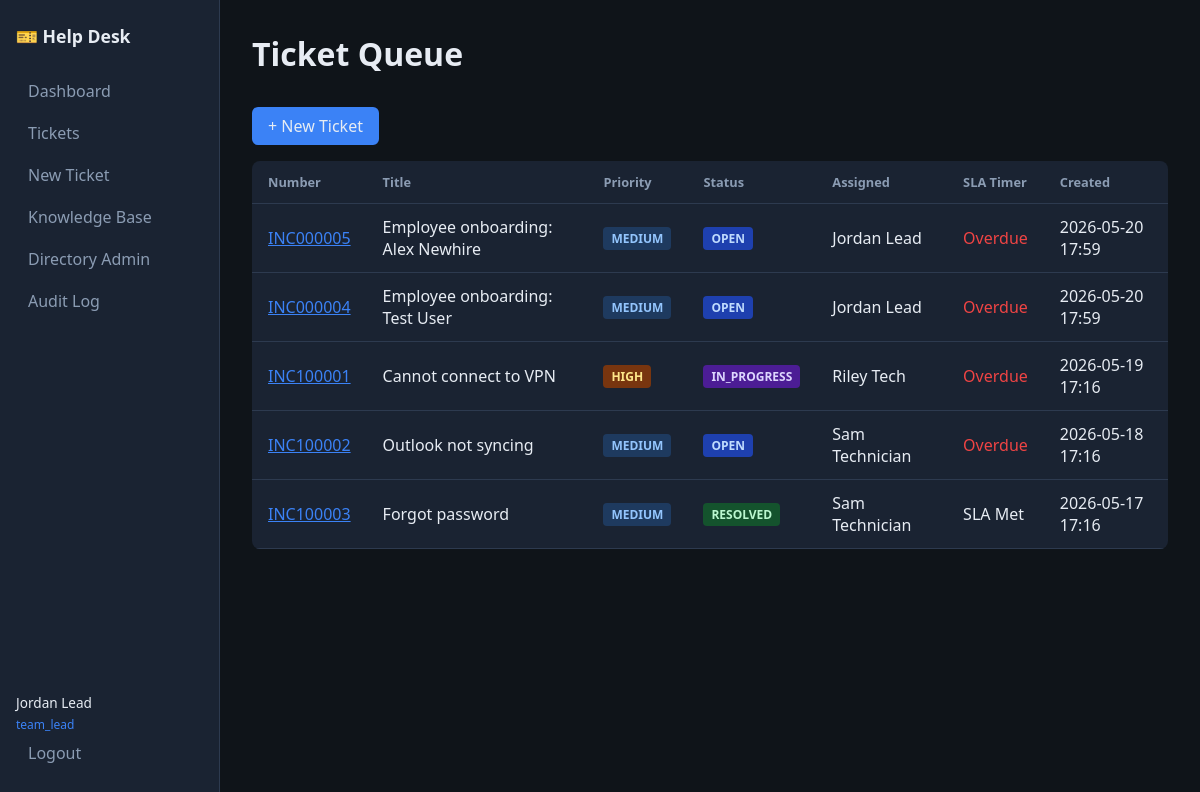
Page /tickets (signed in) on the committed database.
### app/models/entities.py (models this page shows)
class User(Base):
    __tablename__ = "users"
    id: Mapped[int] = mapped_column(primary_key=True)
    username: Mapped[str] = mapped_column(String(64), unique=True, index=True)
    email: Mapped[str] = mapped_column(String(255), unique=True)
    display_name: Mapped[str] = mapped_column(String(128))
    password_hash: Mapped[str] = mapped_column(String(255))
    role: Mapped[str] = mapped_column(String(32), default=UserRole.END_USER.value)
    department: Mapped[str | None] = mapped_column(String(128))
    is_active: Mapped[bool] = mapped_column(Boolean, default=True)
    ad_sam_account: Mapped[str | None] = mapped_column(String(64), unique=True)
    ad_upn: Mapped[str | None] = mapped_column(String(255), unique=True)
    manager_id: Mapped[int | None] = mapped_column(ForeignKey("users.id"))
    job_title: Mapped[str | None] = mapped_column(String(128))
    role_sync_from_groups: Mapped[bool] = mapped_column(Boolean, default=True)
    last_login_at: Mapped[datetime | None] = mapped_column(DateTime)
    account_locked: Mapped[bool] = mapped_column(Boolean, default=False)
    created_at: Mapped[datetime] = mapped_column(DateTime, default=datetime.utcnow)
    manager: Mapped["User | None"] = relationship(remote_side=[id])
    ad_groups: Mapped[list["ADGroup"]] = relationship(
        secondary="user_ad_groups", back_populates="members"
    )
    assigned_tickets: Mapped[list["Ticket"]] = relationship(
        back_populates="assigned_technician",
        foreign_keys="Ticket.assigned_technician_id",
    )
    created_tickets: Mapped[list["Ticket"]] = relationship(
        back_populates="requester",
        foreign_keys="Ticket.requester_id",
    )

class Ticket(Base):
    __tablename__ = "tickets"
    id: Mapped[int] = mapped_column(primary_key=True)
    ticket_number: Mapped[str] = mapped_column(String(32), unique=True, index=True)
    title: Mapped[str] = mapped_column(String(255))
    description: Mapped[str] = mapped_column(Text)
    priority: Mapped[str] = mapped_column(String(16), default=TicketPriority.MEDIUM.value)
    status: Mapped[str] = mapped_column(String(32), default=TicketStatus.NEW.value)
    category: Mapped[str | None] = mapped_column(String(64))
    ticket_type: Mapped[str] = mapped_column(String(32), default="incident")
    impact: Mapped[str] = mapped_column(String(16), default="medium")
    urgency: Mapped[str] = mapped_column(String(16), default="medium")
    tags: Mapped[str | None] = mapped_column(String(512))
    requester_id: Mapped[int] = mapped_column(ForeignKey("users.id"))
    assigned_technician_id: Mapped[int | None] = mapped_column(ForeignKey("users.id"))
    affected_device_id: Mapped[int | None] = mapped_column(ForeignKey("devices.id"))
    duplicate_of_id: Mapped[int | None] = mapped_column(ForeignKey("tickets.id"))
    kb_article_id: Mapped[int | None] = mapped_column(ForeignKey("kb_articles.id"))
    created_at: Mapped[datetime] = mapped_column(DateTime, default=datetime.utcnow)
    updated_at: Mapped[datetime] = mapped_column(
        DateTime, default=datetime.utcnow, onupdate=datetime.utcnow
    )
    resolved_at: Mapped[datetime | None] = mapped_column(DateTime)
    closed_at: Mapped[datetime | None] = mapped_column(DateTime)
    escalation_level: Mapped[int] = mapped_column(Integer, default=0)
    escalated_at: Mapped[datetime | None] = mapped_column(DateTime)
    satisfaction_rating: Mapped[int | None] = mapped_column(Integer)
    satisfaction_comment: Mapped[str | None] = mapped_column(Text)
    requester: Mapped["User"] = relationship(
        back_populates="created_tickets", foreign_keys=[requester_id]
    )
    assigned_technician: Mapped["User | None"] = relationship(
        back_populates="assigned_tickets", foreign_keys=[assigned_technician_id]
    )
    affected_device: Mapped["Device | None"] = relationship(back_populates="tickets")
    duplicate_of: Mapped["Ticket | None"] = relationship(remote_side=[id])
    sla: Mapped["TicketSla | None"] = relationship(
        back_populates="ticket", uselist=False, cascade="all, delete-orphan"
    )
    work_notes: Mapped[list["TicketWorkNote"]] = relationship(
        back_populates="ticket", cascade="all, delete-orphan"
    )
    resolution_doc: Mapped["ResolutionDocumentation | None"] = relationship(
        back_populates="ticket", uselist=False, cascade="all, delete-orphan"
    )
    status_history: Mapped[list["TicketStatusHistory"]] = relationship(
        back_populates="ticket", cascade="all, delete-orphan"
    )
    timeline_events: Mapped[list["TicketTimelineEvent"]] = relationship(
        back_populates="ticket", cascade="all, delete-orphan", order_by="TicketTimelineEvent.created_at"
    )
    provisioning: Mapped["ProvisioningRequest | None"] = relationship(
        back_populates="onboarding_ticket", uselist=False
    )

### main.py (the view)
@app.get("/tickets", response_class=HTMLResponse)
def tickets_list(request: Request, user: User = Depends(require_login), db: Session = Depends(get_db)):
    svc = TicketService(db)
    if has_permission(user.role, "ticket:view_all"):
        tickets = svc.list_tickets()
    else:
        tickets = [t for t in svc.list_tickets() if t.requester_id == user.id or t.assigned_technician_id == user.id]
    sla_svc = SlaService(db)
    timers = {}
    for t in tickets:
        if t.sla:
            sla_svc.refresh(t)
            timers[t.id] = sla_svc.format_timer_display(t.sla)
    db.commit()
    return templates.TemplateResponse(
        request,
        "tickets.html",
        {"user": user, "tickets": tickets, "timers": timers},
    )

### templates/tickets.html (shortened to what this page needs)
{% extends "base.html" %}
{% block content %}
<h1>Ticket Queue</h1>
<a href="/tickets/new" class="btn btn-primary">+ New Ticket</a>
<table class="data-table" style="margin-top:1rem">
  <thead>
    <tr>
      <th>Number</th><th>Title</th><th>Priority</th><th>Status</th>
      <th>Assigned</th><th>SLA Timer</th><th>Created</th>
    </tr>
  </thead>
  <tbody>
    {% for t in tickets %}
    <tr>
      <td><a href="/tickets/{{ t.id }}">{{ t.ticket_number }}</a></td>
      <td>{{ t.title }}</td>
      <td><span class="badge priority-{{ t.priority }}">{{ t.priority }}</span></td>
      <td><span class="badge status-{{ t.status }}">{{ t.status }}</span></td>
      <td>{{ t.assigned_technician.display_name if t.assigned_technician else '—' }}</td>
      <td>
        {% if timers.get(t.id) %}
        <span class="sla-timer sla-{{ timers[t.id].status }}">{{ timers[t.id].label }}</span>
        {% else %}—{% endif %}
      </td>
      <td>{{ t.created_at.strftime('%Y-%m-%d %H:%M') }}</td>
    </tr>
    {% else %}
    <tr><td colspan="7">No tickets found.</td></tr>
    {% endfor %}
  </tbody>
</table>
{% endblock %}

### templates/base.html (shortened to what this page needs)
<!DOCTYPE html>
<html lang="en">
<head>
  <link rel="stylesheet" href="/static/css/style.css">
</head>
<body>
  <nav class="sidebar">
    <div class="brand">🎫 Help Desk</div>
    {% if user %}
    <a href="/" class="nav-link">Dashboard</a>
    <a href="/tickets" class="nav-link">Tickets</a>
    <a href="/tickets/new" class="nav-link">New Ticket</a>
    <a href="/kb" class="nav-link">Knowledge Base</a>
    <a href="/ad" class="nav-link">Directory Admin</a>
    {% if user.role in ['team_lead', 'admin'] %}
    <a href="/audit" class="nav-link">Audit Log</a>
    {% endif %}
    <div class="nav-footer">
      <span class="user-badge">{{ user.display_name }}</span>
      <span class="role-badge">{{ user.role }}</span>
      <a href="/logout" class="nav-link logout">Logout</a>
    </div>
    {% endif %}
  </nav>
  <main class="content">
    {% block content %}{% endblock %}
  </main>
</body>
</html>

### static/css/style.css (style rules this page uses)
:root { --bg: #0f1419; --surface: #1a2332; --border: #2d3a4f; --text: #e7ecf3; --muted: #8b9cb3; --accent: #3b82f6; --success: #22c55e; --warning: #f59e0b; --danger: #ef4444; }
* { box-sizing: border-box; margin: 0; padding: 0; }
body { font-family: "Segoe UI", system-ui, sans-serif; background: var(--bg); color: var(--text); display: flex; min-height: 100vh; }
.sidebar { width: 220px; background: var(--surface); border-right: 1px solid var(--border); padding: 1.5rem 1rem; display: flex; flex-direction: column; }
.brand { font-weight: 700; font-size: 1.1rem; margin-bottom: 1.5rem; }
.nav-link { display: block; color: var(--muted); text-decoration: none; padding: 0.5rem 0.75rem; border-radius: 6px; margin-bottom: 0.25rem; }
.nav-footer { margin-top: auto; padding-top: 1rem; }
.user-badge { display: block; font-size: 0.85rem; }
.role-badge { font-size: 0.75rem; color: var(--accent); }
.content { flex: 1; padding: 2rem; overflow-x: auto; }
h1 { margin-bottom: 1.5rem; }
.data-table { width: 100%; border-collapse: collapse; background: var(--surface); border-radius: 8px; overflow: hidden; }
.data-table th, .data-table td { padding: 0.75rem 1rem; text-align: left; border-bottom: 1px solid var(--border); }
.data-table th { color: var(--muted); font-size: 0.8rem; }
.data-table a { color: var(--accent); }
.badge { display: inline-block; padding: 0.2rem 0.5rem; border-radius: 4px; font-size: 0.75rem; font-weight: 600; text-transform: uppercase; }
.priority-high { background: #78350f; color: #fde68a; }
.priority-medium { background: #1e3a5f; color: #93c5fd; }
.status-new, .status-open { background: #1e40af; color: #bfdbfe; }
.status-in_progress { background: #4c1d95; color: #ddd6fe; }
.status-resolved, .status-closed { background: #14532d; color: #bbf7d0; }
.sla-at_risk, .sla-breached { color: var(--danger); }
.btn { display: inline-block; padding: 0.5rem 1rem; background: var(--border); color: var(--text); border: none; border-radius: 6px; cursor: pointer; text-decoration: none; margin-top: 0.5rem; }
.btn-primary { background: var(--accent); }

### rows in the picture
User: display_name "Jordan Lead", role "team_lead"
Ticket: ticket_number "INC000005", title "Employee onboarding: Alex Newhire", priority "MEDIUM", status "OPEN", assigned_technician "Jordan Lead", id "Overdue", created_at "2026-05-20 17:59"
Ticket: ticket_number "INC000004", title "Employee onboarding: Test User", priority "MEDIUM", status "OPEN", assigned_technician "Jordan Lead", id "Overdue", created_at "2026-05-20 17:59"
Ticket: ticket_number "INC100001", title "Cannot connect to VPN", priority "HIGH", status "IN_PROGRESS", assigned_technician "Riley Tech", id "Overdue", created_at "2026-05-19 17:16"
Ticket: ticket_number "INC100002", title "Outlook not syncing", priority "MEDIUM", status "OPEN", assigned_technician "Sam Technician", id "Overdue", created_at "2026-05-18 17:16"
Ticket: ticket_number "INC100003", title "Forgot password", priority "MEDIUM", status "RESOLVED", assigned_technician "Sam Technician", id "SLA Met", created_at "2026-05-17 17:16"
